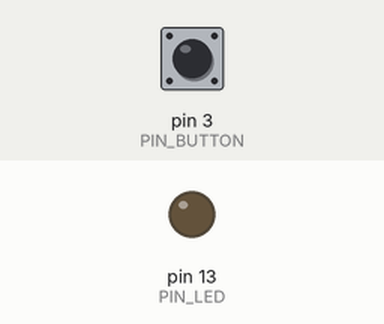
Simulated run of this sketch. Board: Arduino Nano, built with avr-gcc and run on an emulated ATmega328P. Shown: output pins drawn as LEDs (lit = HIGH). Inputs (shaded band) come from the test bench; at power-on: pin 3 (PIN_BUTTON) LOW.

Above: at 1.8 s.
1.9 s: pin 3 (PIN_BUTTON) pulled HIGH for 0.6 s
At 2.9 s:
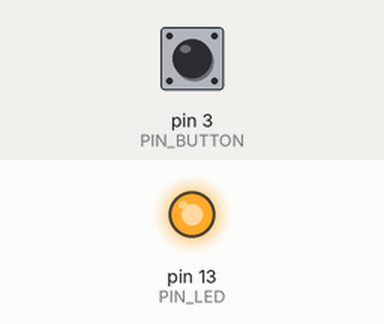
4.0 s: pin 3 (PIN_BUTTON) pulled HIGH for 1 s
At 4.5 s:
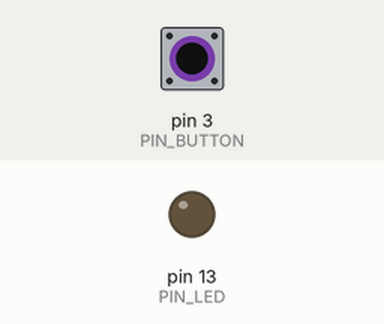
6.5 s: pin 3 (PIN_BUTTON) pulled HIGH for 3.2 s
At 7.6 s:
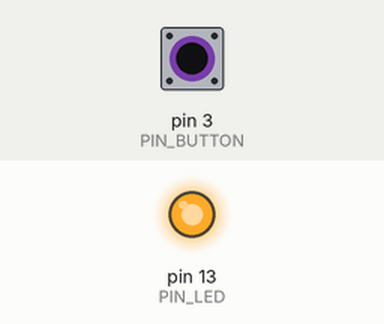
Timing chart, 0 to 9.5 s (numbered marks = the images above; inputs shaded):
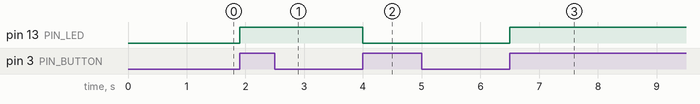

Measured:
- after the input at 1.9 s, pin 13 (PIN_LED): LOW → HIGH at once
- after the input at 4.0 s, pin 13 (PIN_LED): HIGH → LOW at once
- after the input at 6.5 s, pin 13 (PIN_LED): LOW → HIGH at once

The sketch:

interrupt_poc.ino
```cpp
// =====================================================================
//  Interrupt proof of concept - DFRduino Nano
//  Wiring (same as the schematic):
//    Button between D3 and VCC, 10k pull-down from D3 to GND (pressed = HIGH)
//    HC-08 TXD -> D12, HC-08 RXD <- D11 (via divider), VCC 3V3, GND
//    LED: built-in LED on D13
//
//  What it shows:
//    - A hardware interrupt (INT1, RISING) toggles the LED immediately,
//      even while loop() is busy with a slow blocking task.
//    - Debounce: a press only counts after the button was stably released,
//      so bounce on press AND release is ignored.
//    - Every accepted press is reported over Bluetooth with a counter.
// =====================================================================
#include <SoftwareSerial.h>

const uint8_t PIN_BUTTON = 3;            // INT1
const uint8_t PIN_LED    = LED_BUILTIN;  // D13
const unsigned long DEBOUNCE_MS = 50;    // min. time between accepted presses
const unsigned long RELEASE_MS  = 50;    // stably LOW this long = released

SoftwareSerial bt(12, 11);               // RX D12, TX D11

volatile bool ledOn = false;
volatile bool armed = true;              // true = next RISING edge may count
volatile bool pressEvent = false;        // set by ISR, handled in loop()
volatile unsigned long lastPressMs = 0;
volatile unsigned int pressCount = 0;

// ---------------- ISR: keep it short ----------------
void onButton() {
  unsigned long now = millis();
  if (armed && now - lastPressMs > DEBOUNCE_MS) {
    ledOn = !ledOn;
    digitalWrite(PIN_LED, ledOn);        // react instantly, inside the ISR
    lastPressMs = now;
    pressCount++;
    armed = false;                       // ignore everything until released
    pressEvent = true;                   // printing is done in loop(), not here
  }
}

void setup() {
  pinMode(PIN_LED, OUTPUT);
  pinMode(PIN_BUTTON, INPUT);            // external pull-down, no INPUT_PULLUP
  attachInterrupt(digitalPinToInterrupt(PIN_BUTTON), onButton, RISING);

  bt.begin(9600);
  bt.println(F("Interrupt PoC ready. Press the button."));
}

void loop() {
  // 1) Re-arm the button once it has been stably released
  static unsigned long lowSince = 0;
  if (digitalRead(PIN_BUTTON) == HIGH) {
    lowSince = millis();
  } else if (!armed && millis() - lowSince >= RELEASE_MS) {
    armed = true;
  }

  // 2) Report presses (copy volatile data with interrupts off)
  if (pressEvent) {
    noInterrupts();
    pressEvent = false;
    unsigned int count = pressCount;
    bool state = ledOn;
    interrupts();
    bt.print(F("Press #")); bt.print(count);
    bt.print(F("  LED = ")); bt.println(state ? F("ON") : F("OFF"));
  }

  // 3) Deliberately slow "work": without an interrupt you would miss presses
  //    here; with the interrupt the LED still toggles instantly.
  delay(500);
}
```
